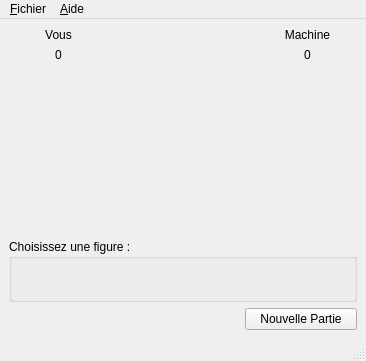
<?xml version="1.0" encoding="UTF-8"?>
<ui version="4.0">
 <class>ChifoumiVue</class>
 <widget class="QMainWindow" name="ChifoumiVue">
  <property name="geometry">
   <rect>
    <x>0</x>
    <y>0</y>
    <width>366</width>
    <height>361</height>
   </rect>
  </property>
  <property name="windowTitle">
   <string>ChifoumiVue</string>
  </property>
  <widget class="QWidget" name="centralwidget">
   <layout class="QGridLayout" name="gridLayout_3">
    <item row="0" column="0">
     <layout class="QGridLayout" name="gridLayout_2">
      <item row="1" column="1">
       <spacer name="verticalSpacer_2">
        <property name="orientation">
         <enum>Qt::Vertical</enum>
        </property>
        <property name="sizeHint" stdset="0">
         <size>
          <width>20</width>
          <height>40</height>
         </size>
        </property>
       </spacer>
      </item>
      <item row="2" column="0" colspan="3">
       <widget class="QGroupBox" name="groupBox">
        <property name="title">
         <string>Choisissez une figure :</string>
        </property>
        <layout class="QHBoxLayout" name="horizontalLayout_2">
         <item>
          <spacer name="horizontalSpacer_5">
           <property name="orientation">
            <enum>Qt::Horizontal</enum>
           </property>
           <property name="sizeHint" stdset="0">
            <size>
             <width>59</width>
             <height>17</height>
            </size>
           </property>
          </spacer>
         </item>
         <item>
          <widget class="QPushButton" name="bPierre">
           <property name="enabled">
            <bool>false</bool>
           </property>
           <property name="icon">
            <iconset resource="ressources.qrc">
             <normaloff>:/images/images/pierre_115.png</normaloff>:/images/images/pierre_115.png</iconset>
           </property>
           <property name="iconSize">
            <size>
             <width>70</width>
             <height>100</height>
            </size>
           </property>
           <property name="autoDefault">
            <bool>false</bool>
           </property>
           <property name="default">
            <bool>false</bool>
           </property>
           <property name="flat">
            <bool>true</bool>
           </property>
          </widget>
         </item>
         <item>
          <widget class="QPushButton" name="bPapier">
           <property name="enabled">
            <bool>false</bool>
           </property>
           <property name="text">
            <string/>
           </property>
           <property name="icon">
            <iconset resource="ressources.qrc">
             <normaloff>:/images/images/papier_115.png</normaloff>:/images/images/papier_115.png</iconset>
           </property>
           <property name="iconSize">
            <size>
             <width>70</width>
             <height>100</height>
            </size>
           </property>
           <property name="autoDefault">
            <bool>false</bool>
           </property>
           <property name="default">
            <bool>false</bool>
           </property>
           <property name="flat">
            <bool>true</bool>
           </property>
          </widget>
         </item>
         <item>
          <widget class="QPushButton" name="bCiseau">
           <property name="enabled">
            <bool>false</bool>
           </property>
           <property name="text">
            <string/>
           </property>
           <property name="icon">
            <iconset resource="ressources.qrc">
             <normaloff>:/images/images/ciseau_115.png</normaloff>:/images/images/ciseau_115.png</iconset>
           </property>
           <property name="iconSize">
            <size>
             <width>70</width>
             <height>100</height>
            </size>
           </property>
           <property name="autoDefault">
            <bool>false</bool>
           </property>
           <property name="default">
            <bool>false</bool>
           </property>
           <property name="flat">
            <bool>true</bool>
           </property>
          </widget>
         </item>
         <item>
          <spacer name="horizontalSpacer_6">
           <property name="orientation">
            <enum>Qt::Horizontal</enum>
           </property>
           <property name="sizeHint" stdset="0">
            <size>
             <width>59</width>
             <height>17</height>
            </size>
           </property>
          </spacer>
         </item>
        </layout>
       </widget>
      </item>
      <item row="0" column="0" colspan="3">
       <layout class="QGridLayout" name="gridLayout">
        <item row="2" column="4">
         <spacer name="horizontalSpacer_2">
          <property name="orientation">
           <enum>Qt::Horizontal</enum>
          </property>
          <property name="sizeType">
           <enum>QSizePolicy::Minimum</enum>
          </property>
          <property name="sizeHint" stdset="0">
           <size>
            <width>40</width>
            <height>20</height>
           </size>
          </property>
         </spacer>
        </item>
        <item row="2" column="3">
         <widget class="QLabel" name="figureVersus">
          <property name="text">
           <string/>
          </property>
          <property name="pixmap">
           <pixmap resource="ressources.qrc">:/images/images/versus_70.png</pixmap>
          </property>
          <property name="alignment">
           <set>Qt::AlignCenter</set>
          </property>
         </widget>
        </item>
        <item row="0" column="1">
         <widget class="QLabel" name="labelJoueur">
          <property name="text">
           <string>Vous</string>
          </property>
          <property name="alignment">
           <set>Qt::AlignCenter</set>
          </property>
         </widget>
        </item>
        <item row="2" column="0">
         <spacer name="horizontalSpacer_7">
          <property name="orientation">
           <enum>Qt::Horizontal</enum>
          </property>
          <property name="sizeType">
           <enum>QSizePolicy::Minimum</enum>
          </property>
          <property name="sizeHint" stdset="0">
           <size>
            <width>10</width>
            <height>10</height>
           </size>
          </property>
         </spacer>
        </item>
        <item row="2" column="2">
         <spacer name="horizontalSpacer">
          <property name="orientation">
           <enum>Qt::Horizontal</enum>
          </property>
          <property name="sizeType">
           <enum>QSizePolicy::Minimum</enum>
          </property>
          <property name="sizeHint" stdset="0">
           <size>
            <width>40</width>
            <height>20</height>
           </size>
          </property>
         </spacer>
        </item>
        <item row="0" column="5">
         <widget class="QLabel" name="labelMachine">
          <property name="text">
           <string>Machine</string>
          </property>
          <property name="alignment">
           <set>Qt::AlignCenter</set>
          </property>
         </widget>
        </item>
        <item row="1" column="5">
         <widget class="QLabel" name="labelScoreM">
          <property name="text">
           <string>0</string>
          </property>
          <property name="alignment">
           <set>Qt::AlignCenter</set>
          </property>
         </widget>
        </item>
        <item row="2" column="5">
         <widget class="QLabel" name="figureMachine">
          <property name="text">
           <string/>
          </property>
          <property name="pixmap">
           <pixmap resource="ressources.qrc">:/images/images/rien.gif</pixmap>
          </property>
          <property name="alignment">
           <set>Qt::AlignCenter</set>
          </property>
         </widget>
        </item>
        <item row="2" column="1">
         <widget class="QLabel" name="figureJoueur">
          <property name="text">
           <string/>
          </property>
          <property name="pixmap">
           <pixmap resource="ressources.qrc">:/images/images/rien.gif</pixmap>
          </property>
          <property name="alignment">
           <set>Qt::AlignCenter</set>
          </property>
         </widget>
        </item>
        <item row="1" column="1">
         <widget class="QLabel" name="labelScoreJ">
          <property name="text">
           <string>0</string>
          </property>
          <property name="alignment">
           <set>Qt::AlignCenter</set>
          </property>
         </widget>
        </item>
        <item row="2" column="6">
         <spacer name="horizontalSpacer_8">
          <property name="orientation">
           <enum>Qt::Horizontal</enum>
          </property>
          <property name="sizeType">
           <enum>QSizePolicy::Minimum</enum>
          </property>
          <property name="sizeHint" stdset="0">
           <size>
            <width>10</width>
            <height>10</height>
           </size>
          </property>
         </spacer>
        </item>
       </layout>
      </item>
      <item row="3" column="2">
       <widget class="QPushButton" name="bNouvellePartie">
        <property name="text">
         <string>Nouvelle Partie</string>
        </property>
       </widget>
      </item>
     </layout>
    </item>
   </layout>
  </widget>
  <widget class="QMenuBar" name="menubar">
   <property name="geometry">
    <rect>
     <x>0</x>
     <y>0</y>
     <width>366</width>
     <height>21</height>
    </rect>
   </property>
   <widget class="QMenu" name="menu_Fichier">
    <property name="title">
     <string>&amp;Fichier</string>
    </property>
    <addaction name="action_Quitter"/>
   </widget>
   <widget class="QMenu" name="menu_Aide">
    <property name="title">
     <string>&amp;Aide</string>
    </property>
    <addaction name="actionA_propos_de"/>
   </widget>
   <addaction name="menu_Fichier"/>
   <addaction name="menu_Aide"/>
  </widget>
  <widget class="QStatusBar" name="statusbar"/>
  <action name="action_Quitter">
   <property name="text">
    <string>&amp;Quitter</string>
   </property>
   <property name="shortcut">
    <string>Alt+F3</string>
   </property>
  </action>
  <action name="actionA_propos_de">
   <property name="text">
    <string>A propos de ....</string>
   </property>
   <property name="shortcut">
    <string>F1</string>
   </property>
  </action>
 </widget>
 <resources>
  <include location="ressources.qrc"/>
 </resources>
 <connections/>
</ui>
